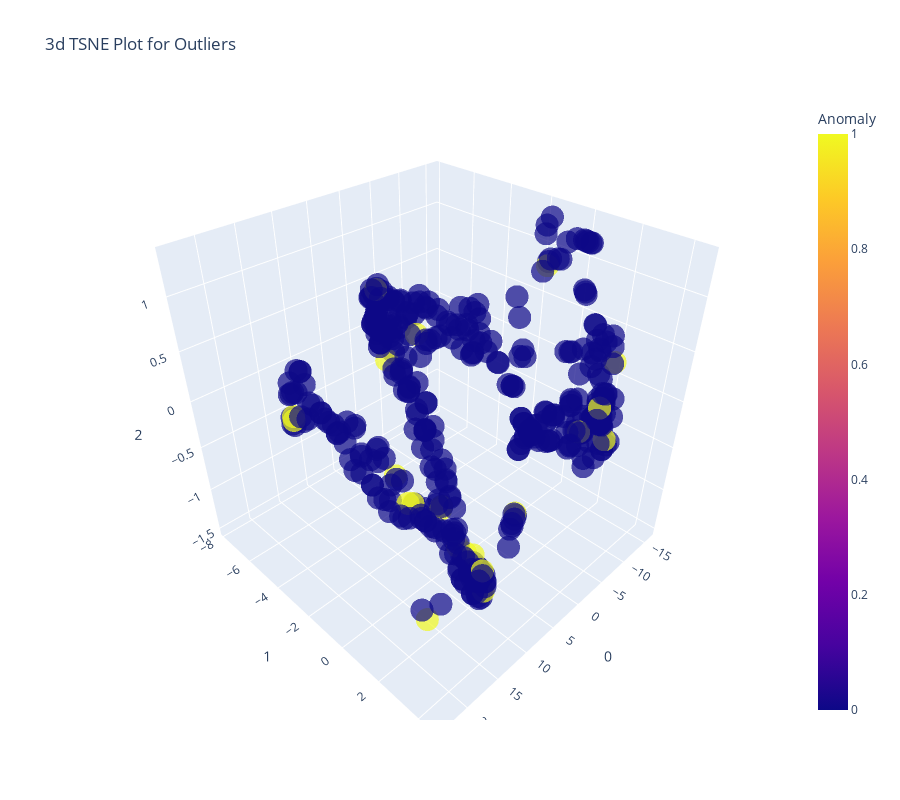

The code cell stored with this chart in its notebook:
### Code cell
# Fit NearestNeighbors using the TF-IDF matrix
nbrs = NearestNeighbors(n_neighbors=11).fit(tfidf_matrix)

# Get the TF-IDF vector for a specific movie
movie_index = df[df['title_en'] == 'The Godfather Part II'].index[0]
movie_vector = tfidf_matrix[movie_index]

# Retrieve the indices of the 10 most similar movies
distances, indices = nbrs.kneighbors(movie_vector)

# Print the titles of the similar movies
for index in indices[0][1:]:
    print(df.iloc[index]['title_en'])

### Figure 1 — Plotly figure (JSON) as saved in the notebook; plotly's stock layout.template omitted (floating-point values rounded to 4 significant figures; data arrays with more than 128 entries replaced by an {"elided": "..."} marker saying what was removed)
{"data": [{"customdata": {"elided": "422x1 str values"}, "hovertemplate": "0=%{x}<br>1=%{y}<br>2=%{z}<br>Feature=%{customdata[0]}<br>Anomaly=%{marker.color}<extra></extra>", "legendgroup": "", "marker": {"color": {"elided": "422 int values"}, "coloraxis": "coloraxis", "opacity": 0.7, "symbol": "circle"}, "mode": "markers", "name": "", "scene": "scene", "showlegend": false, "type": "scatter3d", "x": {"elided": "422 float values"}, "y": {"elided": "422 float values"}, "z": {"elided": "422 float values"}}], "layout": {"coloraxis": {"colorbar": {"title": {"text": "Anomaly"}}, "colorscale": [[0, "#0d0887"], [0.1111, "#46039f"], [0.2222, "#7201a8"], [0.3333, "#9c179e"], [0.4444, "#bd3786"], [0.5556, "#d8576b"], [0.6667, "#ed7953"], [0.7778, "#fb9f3a"], [0.8889, "#fdca26"], [1, "#f0f921"]]}, "height": 800, "legend": {"tracegroupgap": 0}, "scene": {"domain": {"x": [0, 1], "y": [0, 1]}, "xaxis": {"title": {"text": "0"}}, "yaxis": {"title": {"text": "1"}}, "zaxis": {"title": {"text": "2"}}}, "title": {"text": "3d TSNE Plot for Outliers"}, "width": 900}}
